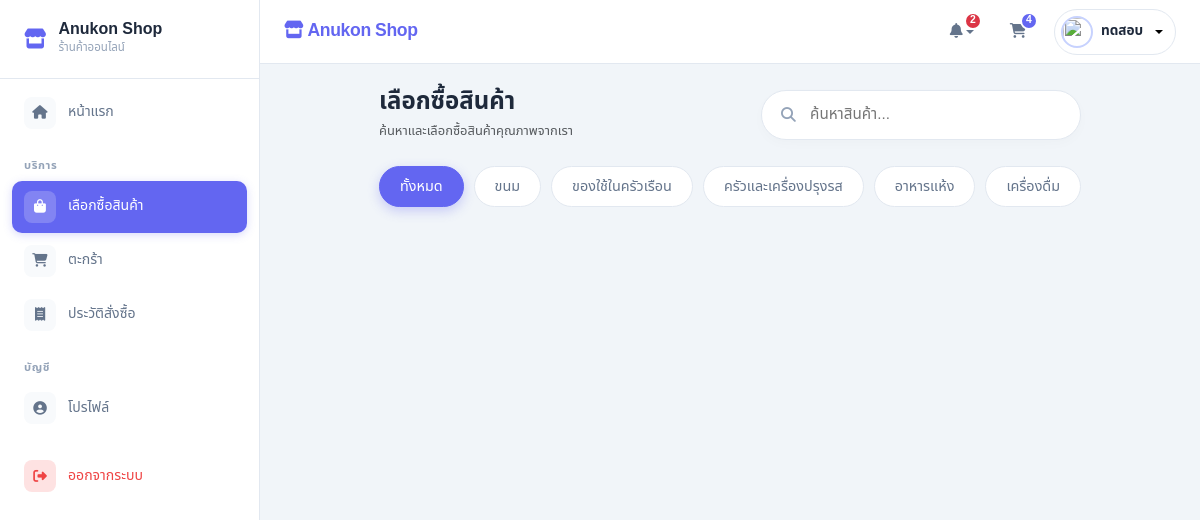
The page /views/shop.php (signed in) on the database its author committed.
### tables this page shows
CREATE TABLE `prod_types` (
  `type_id` int NOT NULL,
  `type_name` varchar(100) NOT NULL,
  `type_status` tinyint DEFAULT '1',
  `create_at` timestamp NOT NULL DEFAULT CURRENT_TIMESTAMP,
  `updated_at` timestamp NOT NULL DEFAULT CURRENT_TIMESTAMP ON UPDATE CURRENT_TIMESTAMP
);

### views/shop.php (the view, shortened to what this page needs)
<?php
include_once '../includes/header.php';
$cats = $conn->query("SELECT * FROM prod_types WHERE type_status = 1 ORDER BY type_name ASC");
?>
<main class="page-content fade-up" style="max-width: 1200px; margin: 0 auto;">
    <div class="d-flex flex-column flex-md-row justify-content-between align-items-md-center gap-3 mb-4">
        <div>
            <h4 class="fw-bold mb-1" style="color: #1e293b;">เลือกซื้อสินค้า</h4>
            <p class="text-muted small mb-0">ค้นหาและเลือกซื้อสินค้าคุณภาพจากเรา</p>
        </div>
        <div class="search-wrapper">
            <i class="fa-solid fa-search"></i>
            <input type="text" id="searchProduct" placeholder="ค้นหาสินค้า...">
        </div>
    </div>
    <div class="cat-chips" id="categoryChips">
        <div class="cat-chip active" data-id="">ทั้งหมด</div>
        <?php while ($cat = $cats->fetch_assoc()): ?>
            <div class="cat-chip" data-id="<?php echo $cat['type_id']; ?>">
                <?php echo htmlspecialchars($cat['type_name']); ?>
            </div>
        <?php endwhile; ?>
    </div>
</main>
<?php include_once '../includes/footer.php'; ?>

### includes/header.php (style rules this page uses)
:root { --primary: #6366f1; --primary-hover: #4f46e5; --primary-light: #eef2ff; --primary-soft: #c7d2fe; --surface: #ffffff; --surface-alt: #f8fafc; --bg: #f1f5f9; --text: #1e293b; --text-muted: #94a3b8; --text-secondary: #64748b; --border: #e2e8f0; --success: #22c55e; --success-soft: #dcfce7; --danger: #ef4444; --danger-soft: #fee2e2; --warning: #f59e0b; --warning-soft: #fef3c7; --info: #3b82f6; --info-soft: #dbeafe; --radius: 16px; --radius-sm: 10px; --radius-xs: 6px; --shadow: 0 1px 3px rgba(0, 0, 0, 0.04), 0 1px 2px rgba(0, 0, 0, 0.03); --shadow-md: 0 4px 6px -1px rgba(0, 0, 0, 0.05), 0 2px 4px -2px rgba(0, 0, 0, 0.03); --shadow-lg: 0 10px 15px -3px rgba(0, 0, 0, 0.05), 0 4px 6px -4px rgba(0, 0, 0, 0.03); --transition: all 0.2s ease; }
* { box-sizing: border-box; }
body { font-family: 'Noto Sans Thai', sans-serif; background-color: var(--bg); margin: 0; padding: 0; overflow-x: hidden; color: var(--text); font-size: 0.925rem; line-height: 1.6; }
.page-content { flex: 1; padding: 24px; }
.fade-up { animation: fadeUp 0.35s ease-out; }

### views/shop.php (style rules this page uses)
.cat-chips { display: flex; gap: 10px; flex-wrap: wrap; margin-bottom: 24px; }
.cat-chip { padding: 8px 20px; border-radius: 50px; background: #fff; border: 1px solid #e2e8f0; color: #64748b; font-weight: 500; font-size: 0.9rem; cursor: pointer; transition: all 0.2s; }
.cat-chip.active { background: var(--primary); border-color: var(--primary); color: #fff; box-shadow: 0 4px 12px rgba(99, 102, 241, 0.3); }
.search-wrapper { position: relative; max-width: 320px; width: 100%; }
.search-wrapper input { width: 100%; padding: 12px 20px 12px 48px; border-radius: 50px; border: 1px solid #e2e8f0; background: #fff; font-size: 0.95rem; transition: all 0.3s; box-shadow: 0 4px 12px rgba(0, 0, 0, 0.02); }
.search-wrapper i { position: absolute; left: 20px; top: 50%; transform: translateY(-50%); color: #94a3b8; }

### rows shown on the page
prod_types: type_name "ขนม"
prod_types: type_name "ของใช้ในครัวเรือน"
prod_types: type_name "ครัวและเครื่องปรุงรส"
prod_types: type_name "อาหารแห้ง"
prod_types: type_name "เครื่องดื่ม"

### other values the page prints
$noti_count "2"
$cart_count "4"
$_SESSION['full_name'] "ทดสอบ"
